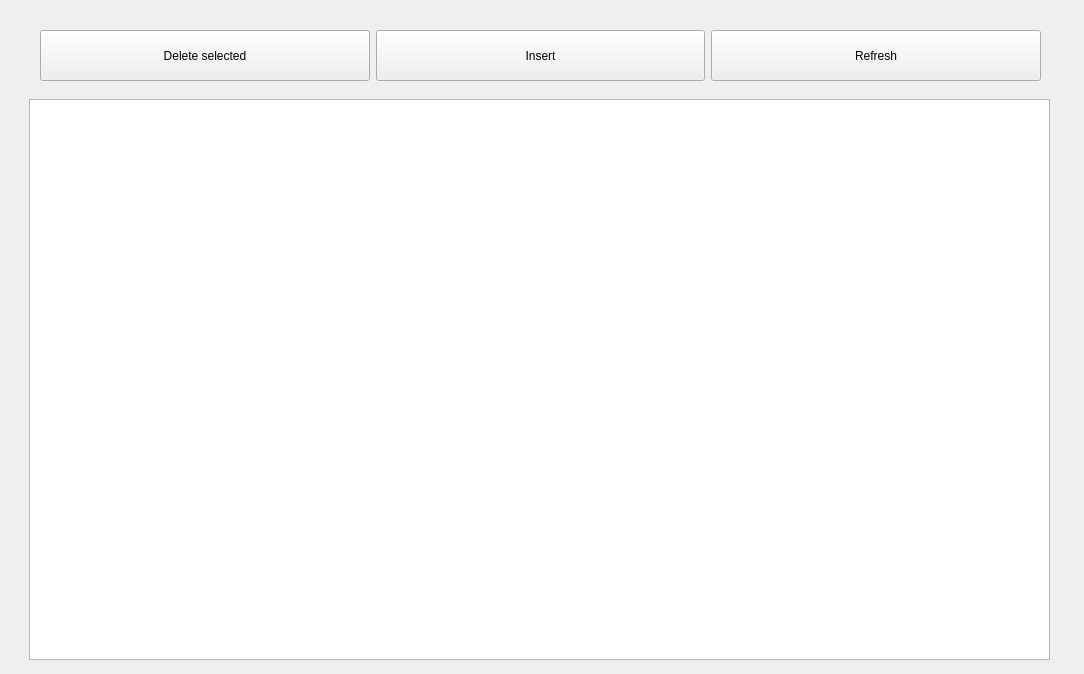
<?xml version="1.0" encoding="UTF-8"?>
<ui version="4.0">
 <class>SqlTableWidget</class>
 <widget class="QWidget" name="SqlTableWidget">
  <property name="geometry">
   <rect>
    <x>0</x>
    <y>0</y>
    <width>1084</width>
    <height>674</height>
   </rect>
  </property>
  <property name="sizePolicy">
   <sizepolicy hsizetype="Fixed" vsizetype="Fixed">
    <horstretch>0</horstretch>
    <verstretch>0</verstretch>
   </sizepolicy>
  </property>
  <property name="focusPolicy">
   <enum>Qt::StrongFocus</enum>
  </property>
  <property name="windowTitle">
   <string>Form</string>
  </property>
  <property name="layoutDirection">
   <enum>Qt::LeftToRight</enum>
  </property>
  <property name="autoFillBackground">
   <bool>true</bool>
  </property>
  <widget class="QWidget" name="horizontalLayoutWidget">
   <property name="geometry">
    <rect>
     <x>40</x>
     <y>30</y>
     <width>1001</width>
     <height>51</height>
    </rect>
   </property>
   <layout class="QHBoxLayout" name="ControlLayout">
    <item>
     <widget class="QPushButton" name="btn_deleteSelected">
      <property name="sizePolicy">
       <sizepolicy hsizetype="Preferred" vsizetype="Preferred">
        <horstretch>0</horstretch>
        <verstretch>0</verstretch>
       </sizepolicy>
      </property>
      <property name="text">
       <string>Delete selected</string>
      </property>
     </widget>
    </item>
    <item>
     <widget class="QPushButton" name="btn_insert">
      <property name="sizePolicy">
       <sizepolicy hsizetype="Preferred" vsizetype="Preferred">
        <horstretch>0</horstretch>
        <verstretch>0</verstretch>
       </sizepolicy>
      </property>
      <property name="text">
       <string>Insert</string>
      </property>
     </widget>
    </item>
    <item>
     <widget class="QPushButton" name="btn_refresh">
      <property name="sizePolicy">
       <sizepolicy hsizetype="Preferred" vsizetype="Preferred">
        <horstretch>0</horstretch>
        <verstretch>0</verstretch>
       </sizepolicy>
      </property>
      <property name="text">
       <string>Refresh</string>
      </property>
     </widget>
    </item>
   </layout>
  </widget>
  <widget class="QWidget" name="verticalLayoutWidget">
   <property name="geometry">
    <rect>
     <x>29</x>
     <y>99</y>
     <width>1021</width>
     <height>561</height>
    </rect>
   </property>
   <layout class="QVBoxLayout" name="tableLayout">
    <item>
     <widget class="QTableView" name="tableView">
      <property name="selectionBehavior">
       <enum>QAbstractItemView::SelectRows</enum>
      </property>
      <property name="sortingEnabled">
       <bool>true</bool>
      </property>
     </widget>
    </item>
   </layout>
  </widget>
 </widget>
 <resources/>
 <connections/>
</ui>
